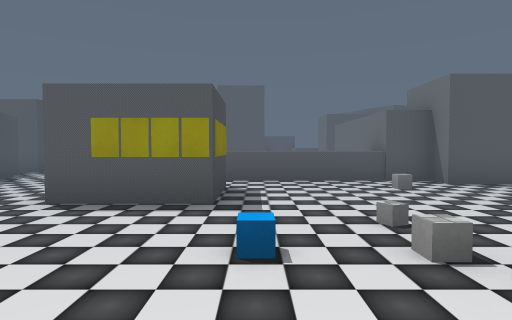
[1] (above)

19 first-person views from a walk through a 3-D level made in the Unity game engine. The camera is 1.4 m above the floor, tilts 2° down and sees 80° across. The floor is counted in squares, 2 m on a side. Each view is taken from the middle of a square. On the plan, view 1 faces up. The plan holds only what a view shows up to about 10 squares ahead; the rest is blank. The place goes on beyond the plan. The player character is not drawn. Door leaves are left out, so doorways stand open. Some surface patterns are stand-ins.

[2]
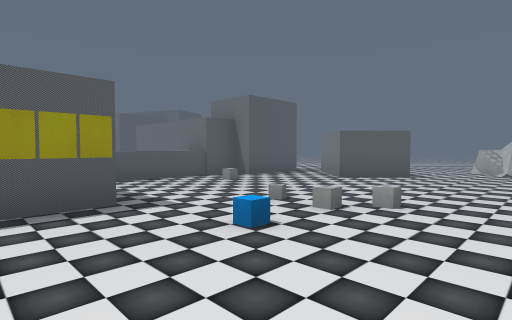

[3]
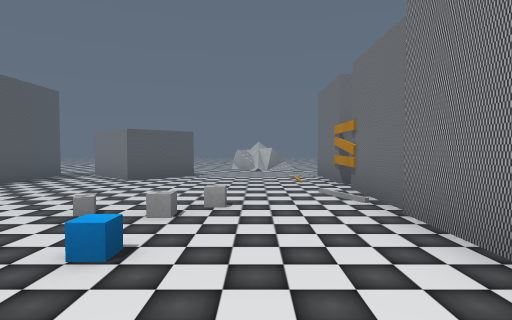

[4]
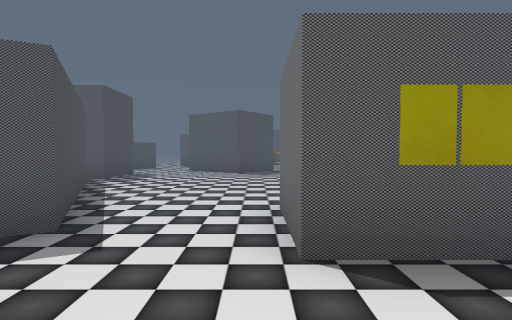

[5]
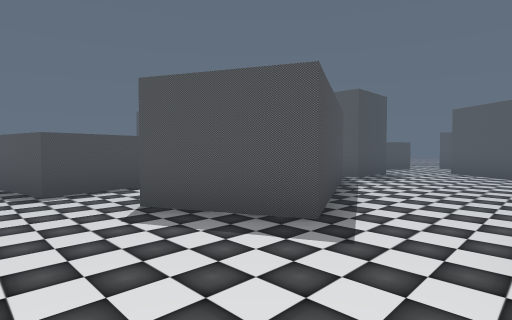

[6]
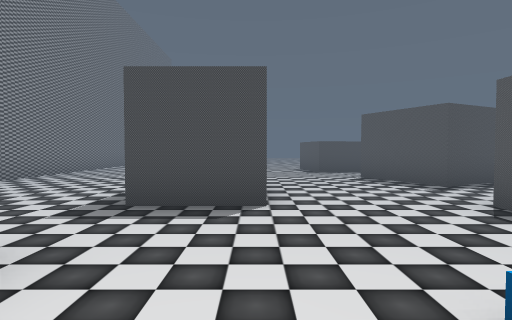

[7]
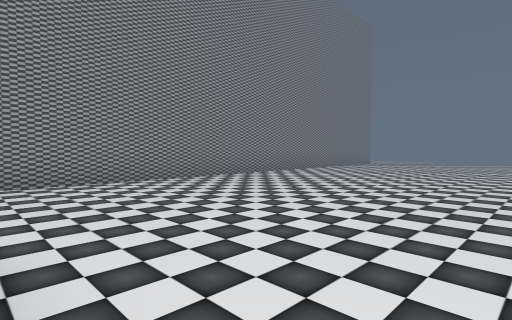

[8]
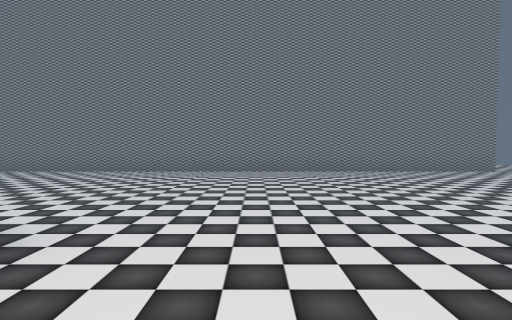

[9]
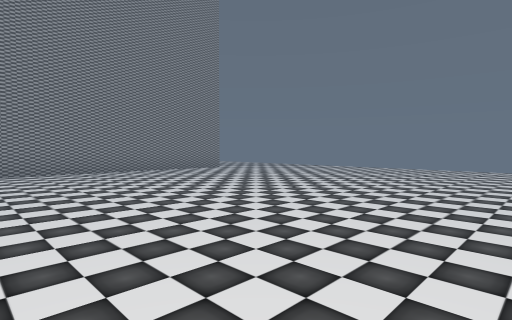

[10]
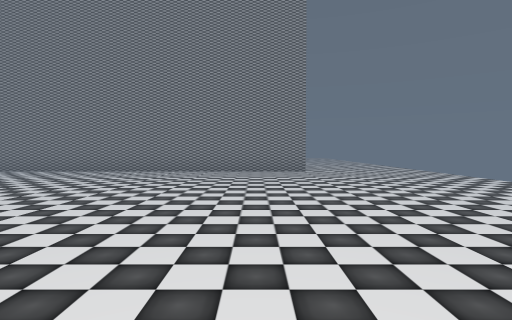

[11]
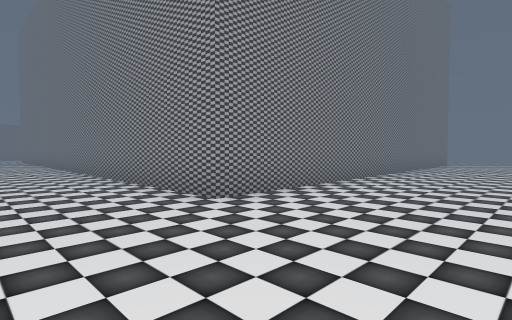

[12]
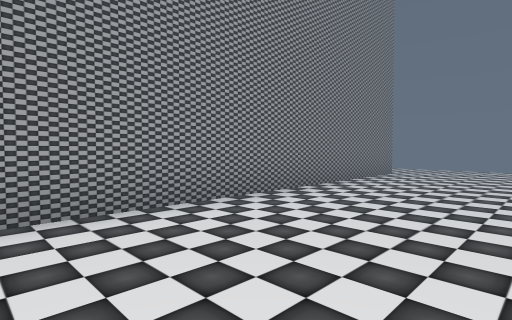

[13]
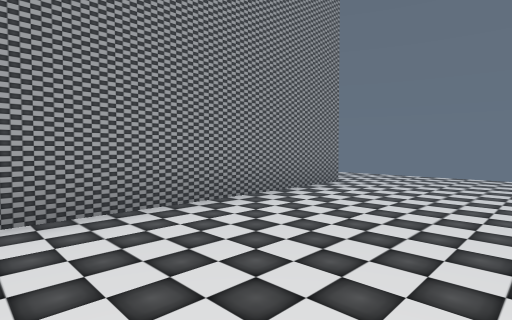

[14]
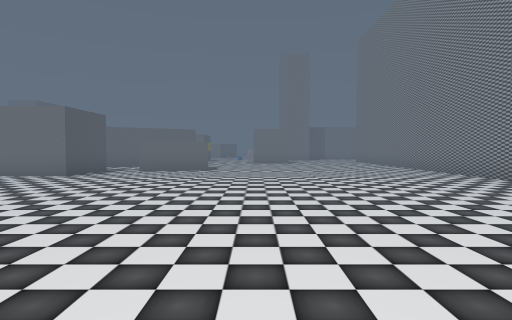

[15]
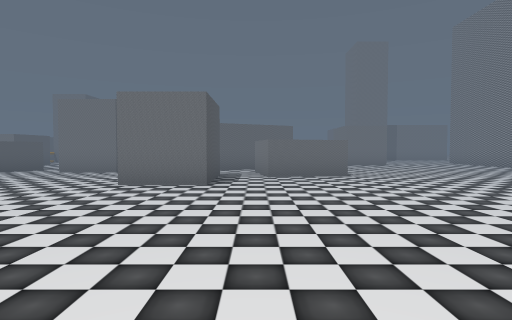

[16]
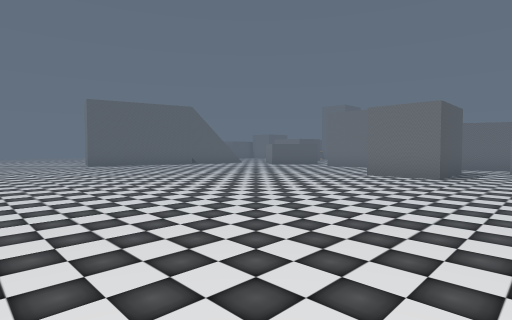

[17]
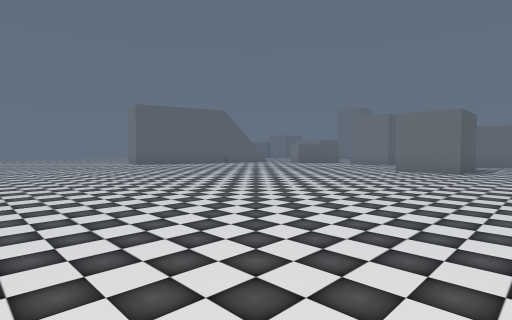

[18]
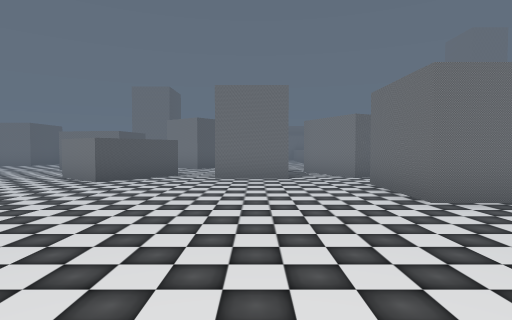

[19]
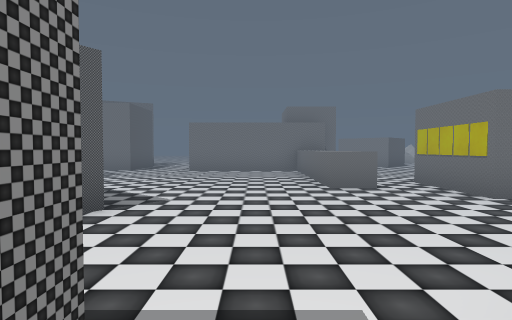

### Floor plan
Points are (right, up) in squares from view 1. A wall is a line through its corners. A room is listed if a view was taken in it or the views show most of it. See-through windows are left out.
Room 1 (views 1, 3, 4, 5, 6, 7)
walls: (-0.6, 5.6) (-0.6, 3.9) (-2.7, 3.9) (-2.7, 5.6) (-0.6, 5.6); (-1.5, 6.7) (-1.5, 7.7) (1.1, 7.7); (1.3, 7.7) (1.9, 7.7); (2.9, 6.8) (2.9, 11.2); (6.1, 6.2) (3.9, 6.2) (3.9, 6.8) (-0.8, 6.8); (-2.5, 12) (-3.5, 10.8) (-5.2, 12.1); (-0.1, -0.6) (6.4, -0.6); (6.1, 2.6) (4.8, 3.9) (6.4, 5.5); (-6.6, 8.5) (-4.7, 4.6) (-5.8, 4); (-6.6, 11) (-6.6, 9.2); (7.8, 0.9) (8.9, 1.8)
low walls: (7.9, 0.8) (8.7, 1.1)
ways out: opening at (-7.5, 9) to room 2; opening at (-6, 2.5) to room 2; opening at (-1.5, 0) to room 2; gap at (-8, 12) to room 2; opening at (3, 12.5); opening at (7.4, 2.8); open door at (4, -1)
objects: other object (0, 2); other object (1, 2); other object (2, 1)
Room 2 (views 2, 8, 9, 10, 11, 12, 13, 14, 15, 16, 17, 18, 19)
walls: (-9.9, 6) (-12, 6) (-12, 7.7) (-9.9, 7.7); (-8.5, 4.5) (-8.2, 2.9) (-9.9, 2.6) (-10.4, 4.7) (-8.6, 5); (-7.3, 5) (-8.6, 7.6) (-6.6, 8.5); (-5.8, 4) (-6.7, 3.6); (-6.6, 9.2) (-8.8, 9.2) (-8.8, 11); (-2.7, 1.2) (-2.7, -0.6); (-7.8, 12.1) (-9.6, 13.4); (-19.6, -17) (-19.6, -4.6) (-3.9, -4.6)
ways out: opening at (-7.5, 9) to room 1; opening at (-6, 2.5) to room 1; opening at (-1.5, 0) to room 1; gap at (-8, 12) to room 1; opening at (-19.5, -18.5)

Where each view was taken, in squares from view 1:
view 1: 0 up, 0 right, facing up
view 2: 0 up, 2 left, facing up-right
view 3: 1 up, 2 left, facing right
view 4: 2 up, 3 left, facing up
view 5: 2 up, 3 left, facing up-left
view 6: 1 up, 1 right, facing left
view 7: 2 up, 5 left, facing down-left
view 8: 5 up, 12 left, facing down
view 9: 5 up, 12 left, facing down-left
view 10: 5 up, 18 left, facing down
view 11: 2 down, 23 left, facing down-right
view 12: 8 down, 23 left, facing down-right
view 13: 11 down, 23 left, facing down-right
view 14: 1 up, 20 left, facing right
view 15: 5 up, 18 left, facing right
view 16: 4 up, 20 left, facing up-right
view 17: 4 up, 22 left, facing up-right
view 18: 10 up, 16 left, facing right
view 19: 9 up, 7 left, facing right
